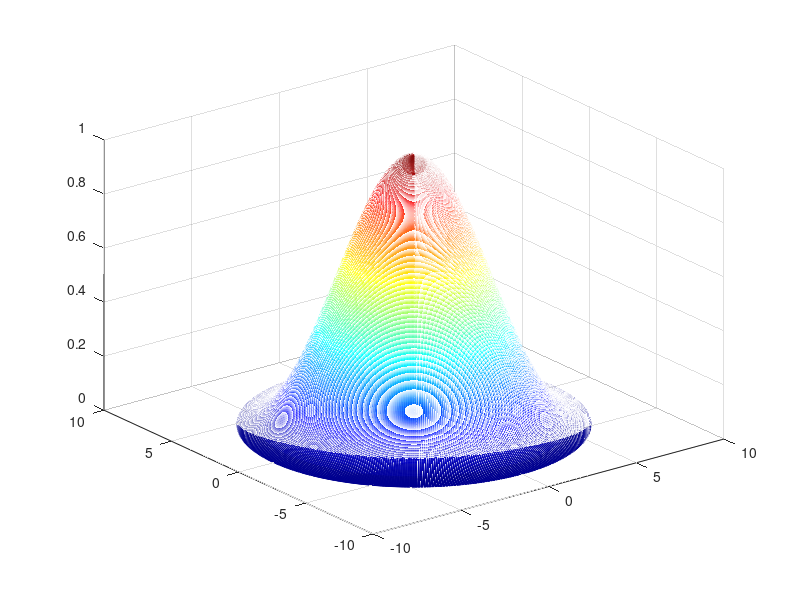
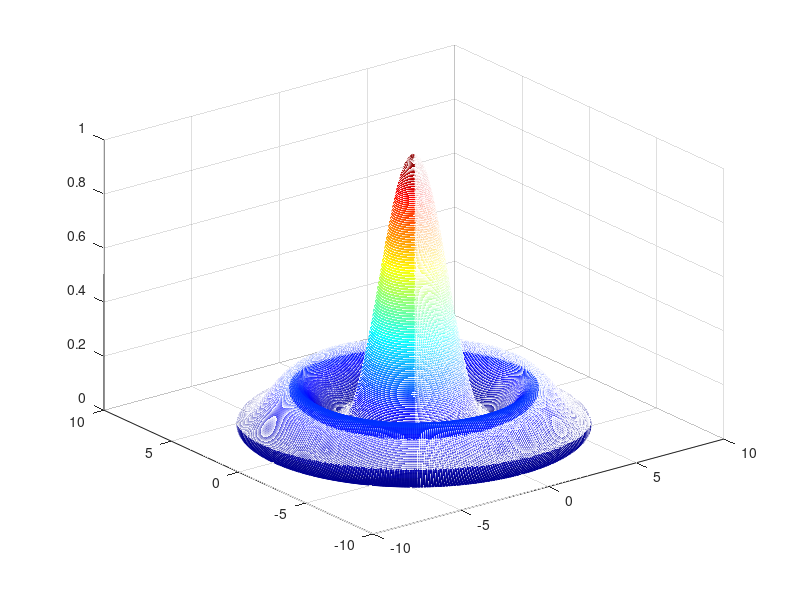
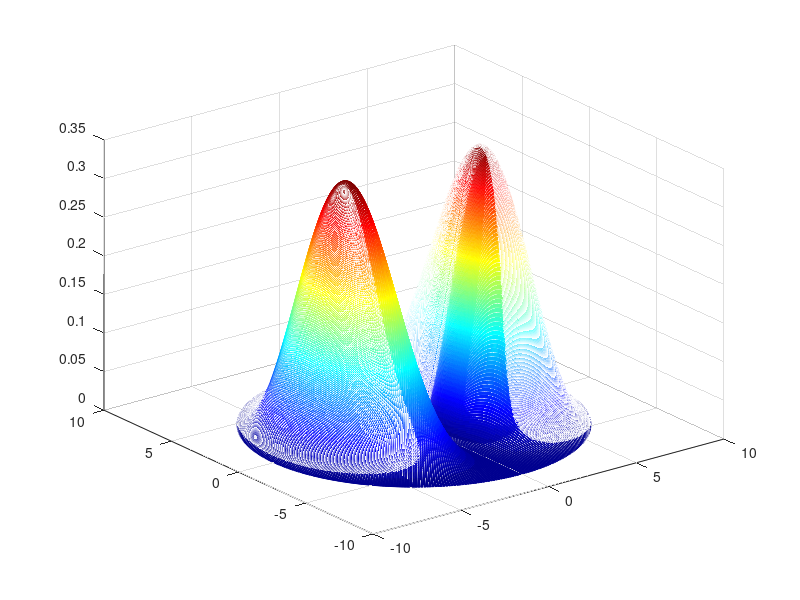
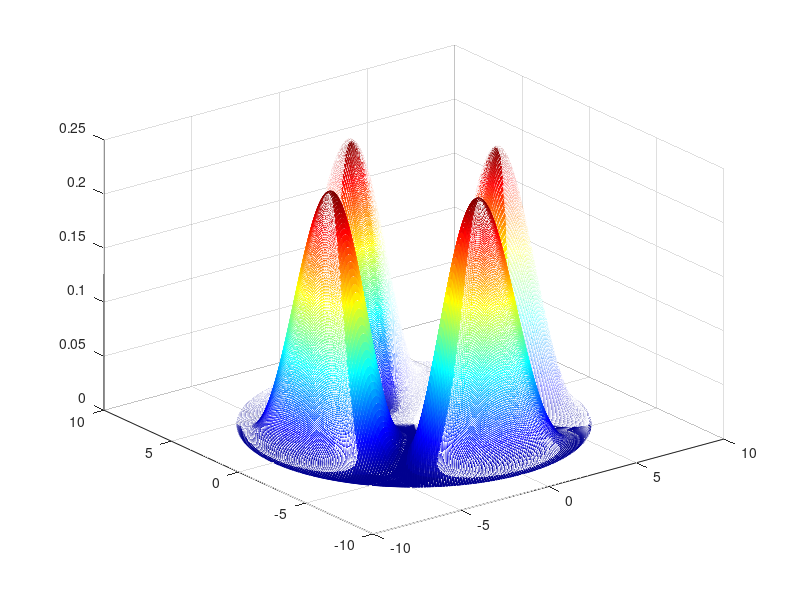

MATLAB code for these plots, in order:
%%LP modes , Calculate and draw
%Programmed by Ammar Rajab.
%Tishreen University , Latakia , Syria.

%%fiber attributes
%changre a , n1 ,n2 and lambda to change v and then run the script to get
%the LP modes that can pass through the fiber. 

a=8;    %diameter
n1=1.45;    %core
n2=1.4;     %cladding
lambda=8.11;

v=(pi*a/lambda)*sqrt(n1^2-n2^2);    %normalized freq
v=4;
%%mesh draw points r & phi
r=linspace(0,a,400);
phi=linspace(0,2*pi,400);
[r,phi]=meshgrid(r,phi);

%%calculate the modes
m0=[];m1=[];m2=[];
for x=1:10
    m0(end+1)=fzero(@(x)besselj(0,x),[x-1 x]*pi);
    if x*pi>v
        break;
    end
end

for x=1:10
    t=fzero(@(x)besselj(1,x),[x-1 x]*pi);
    if t>0
        m1(end+1)=t;
    end
    if x*pi>v
        break;
    end
end

for x=1:10
    t=fzero(@(x)besselj(2,x),[x-1 x]*pi);
    if t>0
        m2(end+1)=t;
    end
    if x*pi>v
        break;
    end
end


%%draw modes for m=0
for i=1:length(m0)
    z=besselj(0,m0(i)*r/a).*cos(0.*phi);
    x=r.*cos(phi);
    y=r.*sin(phi);
    figure
    mesh(x,y,z.^2);
    colormap jet
    figs = gcf();
    str = sprintf('m0%d.pdf',i);
    exportgraphics(figs, str);
end

%%draw modes for m=1
for i=1:length(m1)
    z=besselj(1,m1(i)*r/a).*cos(1.*phi);
    x=r.*cos(phi);
    y=r.*sin(phi);
    figure
    mesh(x,y,z.^2);
    colormap jet
    figs = gcf();
    str = sprintf('m1%d.pdf',i);
    exportgraphics(figs, str);
end

%%draw modes for m=2
for i=1:length(m2)
    z=besselj(2,m2(i)*r/a).*cos(2.*phi);
    x=r.*cos(phi);
    y=r.*sin(phi);
    figure
    mesh(x,y,z.^2);
    colormap jet
    figs = gcf();
    str = sprintf('m2%d.pdf',i);
    exportgraphics(figs, str);
end
